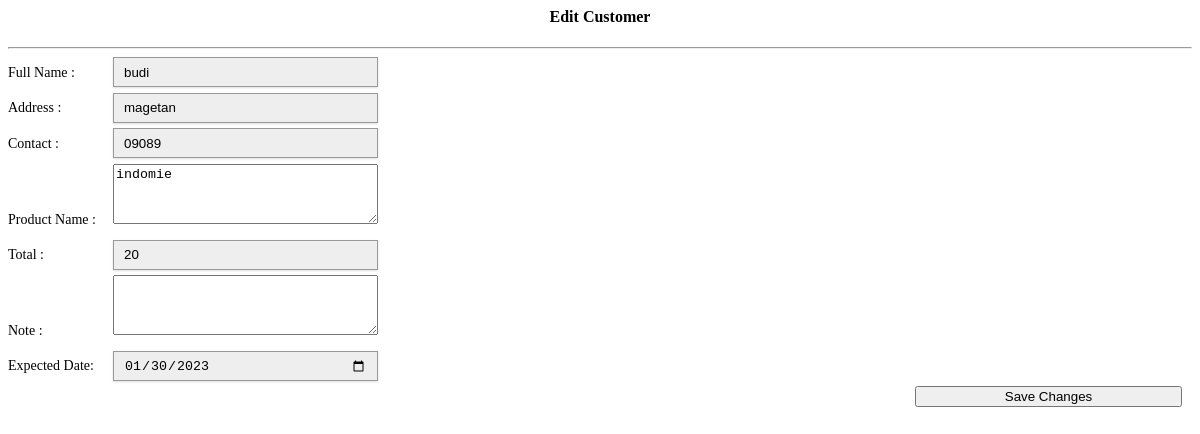
Before: /main/editcustomer.php?id=16 with the older database file.
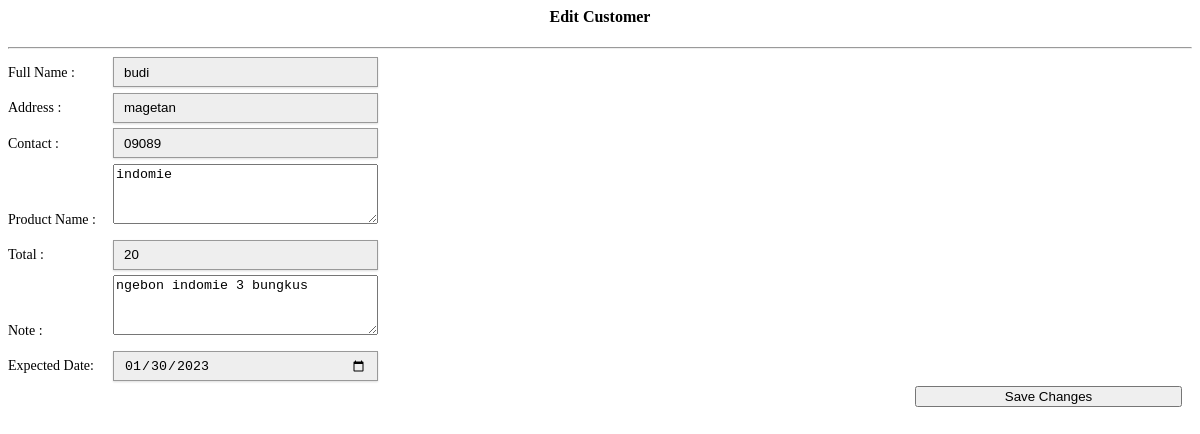
After: the same page with the newer database file.
### tables this page shows
CREATE TABLE `customer` (
  `customer_id` int(11) NOT NULL,
  `customer_name` varchar(100) NOT NULL,
  `address` varchar(100) NOT NULL,
  `contact` varchar(100) NOT NULL,
  `membership_number` varchar(100) NOT NULL,
  `prod_name` varchar(550) NOT NULL,
  `expected_date` varchar(500) NOT NULL,
  `note` varchar(500) NOT NULL,
  `nama_toko` varchar(100) NOT NULL
);

### main/editcustomer.php (the view, shortened to what this page needs)
<?php
	include('../connect.php');
	$id=$_GET['id'];
	$result = $db->prepare("SELECT * FROM customer WHERE customer_id= :userid");
	$result->bindParam(':userid', $id);
	$result->execute();
	for($i=0; $row = $result->fetch(); $i++){
?>
<link href="../style.css" media="screen" rel="stylesheet" type="text/css" />
<form action="saveeditcustomer.php" method="post">
<center><h4><i class="icon-edit icon-large"></i> Edit Customer</h4></center>
<hr>
<div id="ac">
<span>Full Name : </span><input type="text" style="width:265px; height:30px;" name="name" value="<?php echo $row['customer_name']; ?>" /><br>
<span>Address : </span><input type="text" style="width:265px; height:30px;" name="address" value="<?php echo $row['address']; ?>" /><br>
<span>Contact : </span><input type="text" style="width:265px; height:30px;" name="contact" value="<?php echo $row['contact']; ?>" /><br>
<span>Product Name : </span><textarea style="width:265px; height:60px;" name="prod_name"><?php echo $row['prod_name']; ?></textarea><br>
<span>Total : </span><input type="text" style="width:265px; height:30px;" name="memno" value="<?php echo $row['membership_number']; ?>" /><br>
<span>Note : </span><textarea style="height:60px; width:265px;" name="note"><?php echo $row['note'];?></textarea><br>
<span>Expected Date: </span><input type="date" style="width:265px; height:30px;" name="date" value="<?php echo $row['expected_date']; ?>" placeholder="Date"/><br>
<div style="float:right; margin-right:10px;">
<button class="btn btn-success btn-block btn-large" style="width:267px;"><i class="icon icon-save icon-large"></i> Save Changes</button>
</div>
</div>
</form>
<?php
}
?>

Changed rows visible on the page:
changed customer "budi": note (not shown) → "ngebon indomie 3 bungkus"
